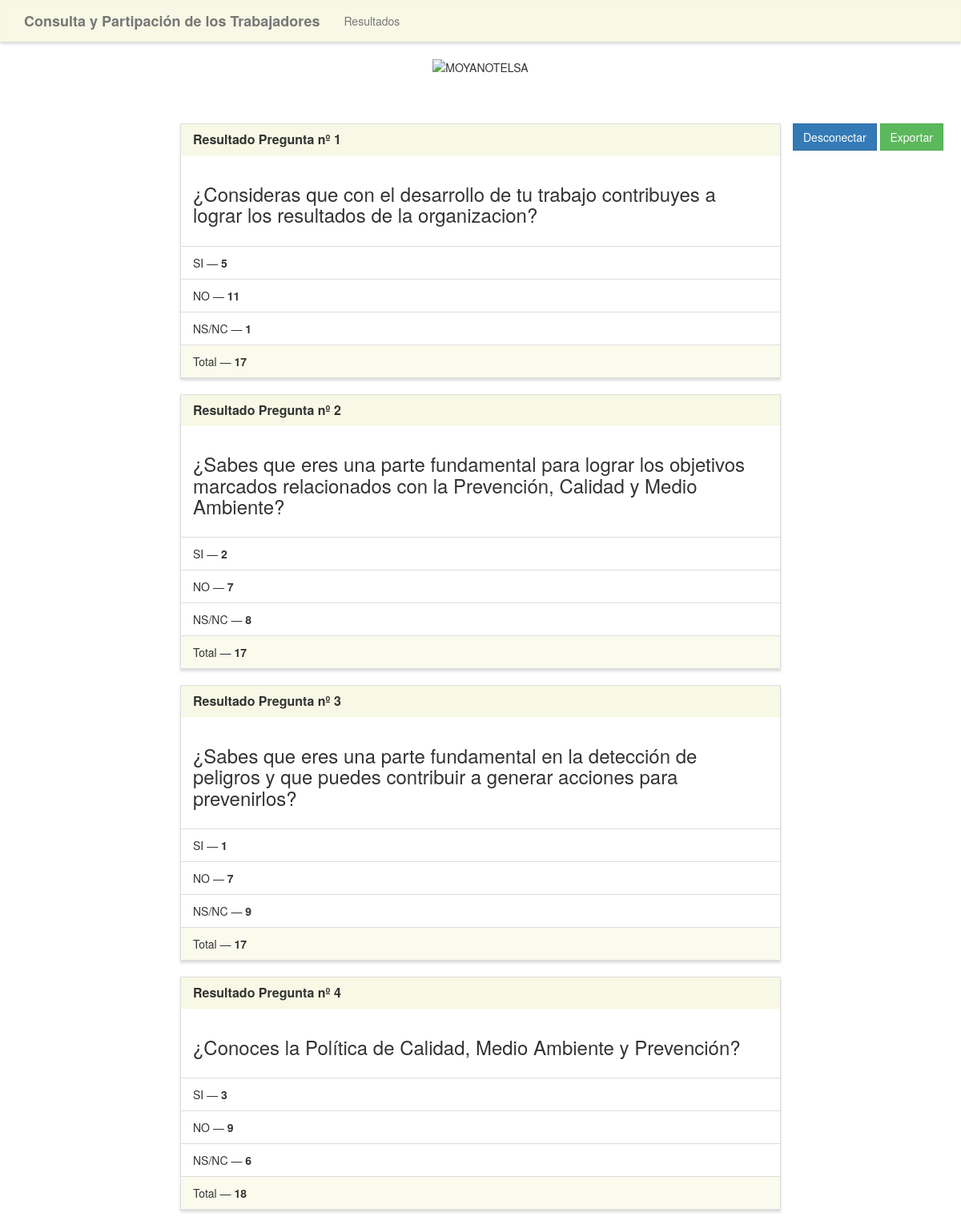
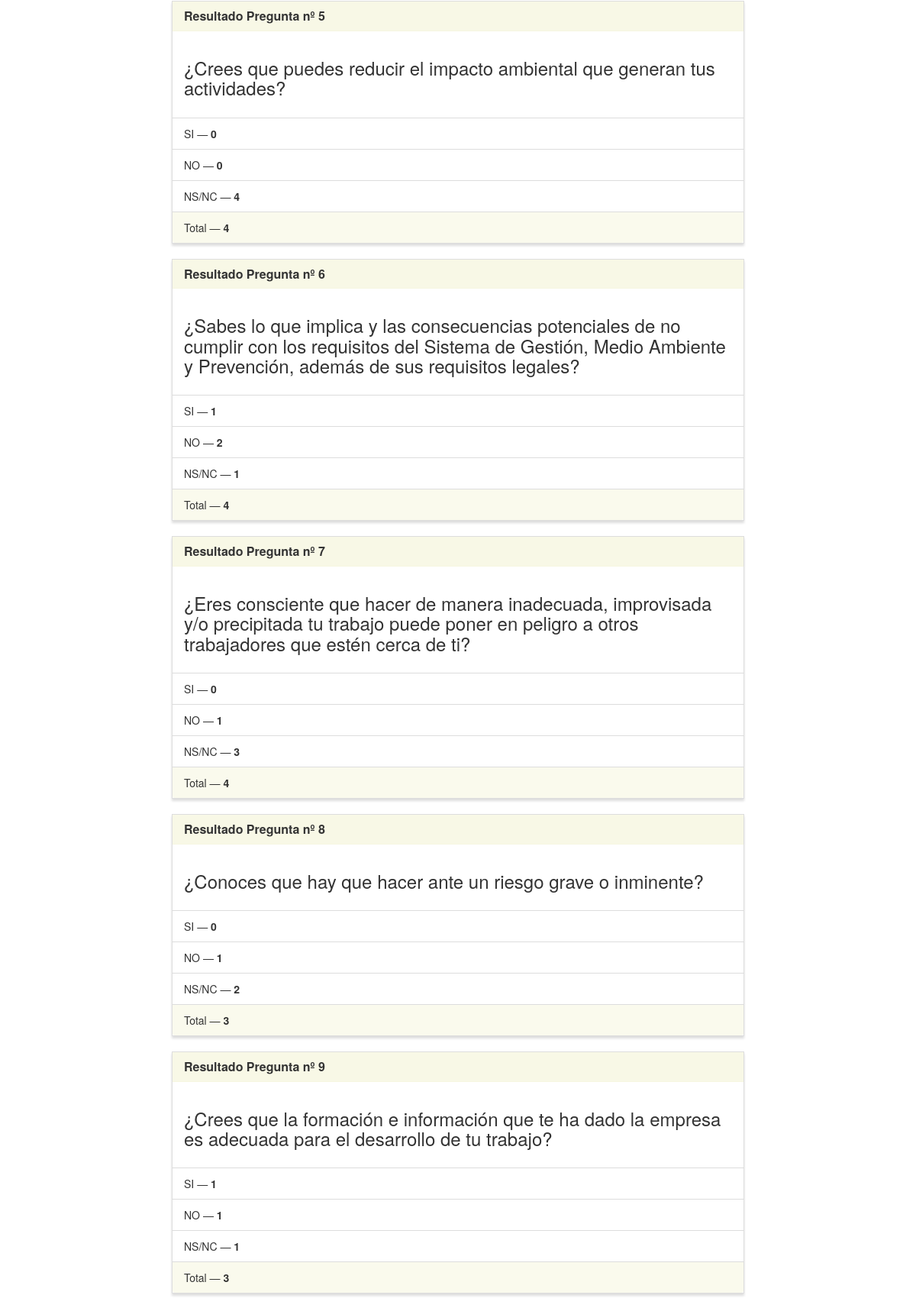
/resultados/ (signed in, upper part), run on the app's committed database (2 pictures, top to bottom).
### encuesta/models.py (models this page shows)
class Poll (models.Model):
    question = models.TextField()
    option_one = models.CharField(max_length=30)
    option_two = models.CharField(max_length=30)
    option_three = models.CharField(max_length=30)
    option_one_count = models.IntegerField(default=0)
    option_two_count = models.IntegerField(default=0)
    option_three_count = models.IntegerField(default=0)
    def total(self):
        return self.option_one_count + self.option_two_count + self.option_three_count

### encuesta/views.py (the view)
# urls.py: path('resultados/', login_required(poll_views.resultados), name='resultados'),
def resultados(request):
    polls = Poll.objects.all()
    context = {
        'polls' : polls
    }
    return render(request, 'poll/resultados.html', context)

### encuesta/templates/poll/resultados.html (shortened to what this page needs)
{% extends "poll/base.html" %}
{% block main %}
<div class="row" style="text-align: center;">
    <img src="http://www.moyanotelsa.com/themes/sice/images/logo-moyanotelsa.jpg" class="img-fluid" alt="MOYANOTELSA">
</div>
<br>
<br>
<br>
<div class="row" >
    {% for item in polls %}
    <div class="col-lg-8 col-lg-offset-2">
        <div class="panel panel-default">
            <div class="panel-heading">
                <h3 class="panel-title">Resultado Pregunta nº {{item.id}}</h3>
            </div>
            <div class="panel-body">
                <h3>{{ item.question }}</h3>
            </div>
            <ul class="list-group">
                <li class="list-group-item">{{ item.option_one }} &mdash; <strong>{{ item.option_one_count }}</strong></li>
                <li class="list-group-item">{{ item.option_two }} &mdash; <strong>{{ item.option_two_count }}</strong></li>
                <li class="list-group-item">{{ item.option_three }} &mdash; <strong>{{ item.option_three_count }}</strong></li>
            </ul>
            <div class="panel-footer">
                Total &mdash; <strong>{{ item.total }}</strong>
            </div>
        </div>
    </div>
    {% endfor %}
   <a href="{% url 'logout'  %}" class="btn btn-primary">Desconectar</a>
   <a href="{% url 'reporte' %}" class="btn btn-success">Exportar</a>
</div>
<br>
<br>
{% endblock %}

### encuesta/static/polls/style.css (style rules this page uses)
.navbar-default, .btn, .form-control, .panel { border-radius: 0; }
.panel-default > .panel-heading { color: #333; background-color: rgba(245, 245, 220, 0.7); border-color: rgba(245, 245, 220, 0.6); border-top-left-radius: 0; border-top-right-radius: 0; }
.panel-footer { background-color: rgba(245, 245, 220, 0.5); border-color: rgba(245, 245, 220, 0.4); }
.panel { box-shadow: 0px 3px 3px 0px #ddd; }
a.navbar-brand, .panel-title { font-weight: bolder; }

### data on the page
Poll: id "1", question "¿Consideras que con el desarrollo de tu trabajo contribuyes a lograr los resultados de la organizacion?", option_one "SI", option_one_count "5", option_two "NO", option_two_count "11", option_three "NS/NC", option_three_count "1", total "17"
Poll: id "2", question "¿Sabes que eres una parte fundamental para lograr los objetivos marcados relacionados con la Prevención, Calidad y Medio Ambiente?", option_one "SI", option_one_count "2", option_two "NO", option_two_count "7", option_three "NS/NC", option_three_count "8", total "17"
Poll: id "3", question "¿Sabes que eres una parte fundamental en la detección de peligros y que puedes contribuir a generar acciones para prevenirlos?", option_one "SI", option_one_count "1", option_two "NO", option_two_count "7", option_three "NS/NC", option_three_count "9", total "17"
Poll: id "4", question "¿Conoces la Política de Calidad, Medio Ambiente y Prevención?", option_one "SI", option_one_count "3", option_two "NO", option_two_count "9", option_three "NS/NC", option_three_count "6", total "18"
Poll: id "5", question "¿Crees que puedes reducir el impacto ambiental que generan tus actividades?", option_one "SI", option_one_count "0", option_two "NO", option_two_count "0", option_three "NS/NC", option_three_count "4", total "4"
Poll: id "6", question "¿Sabes lo que implica y las consecuencias potenciales de no cumplir con los requisitos del Sistema de Gestión, Medio Ambiente y Prevención, además de sus requisitos legales?", option_one "SI", option_one_count "1", option_two "NO", option_two_count "2", option_three "NS/NC", option_three_count "1", total "4"
Poll: id "7", question "¿Eres consciente que hacer de manera inadecuada, improvisada y/o precipitada tu trabajo puede poner en peligro a otros trabajadores que estén cerca de ti?", option_one "SI", option_one_count "0", option_two "NO", option_two_count "1", option_three "NS/NC", option_three_count "3", total "4"
Poll: id "8", question "¿Conoces que hay que hacer ante un riesgo grave o inminente?", option_one "SI", option_one_count "0", option_two "NO", option_two_count "1", option_three "NS/NC", option_three_count "2", total "3"
Poll: id "9", question "¿Crees que la formación e información que te ha dado la empresa es adecuada para el desarrollo de tu trabajo?", option_one "SI", option_one_count "1", option_two "NO", option_two_count "1", option_three "NS/NC", option_three_count "1", total "3"
